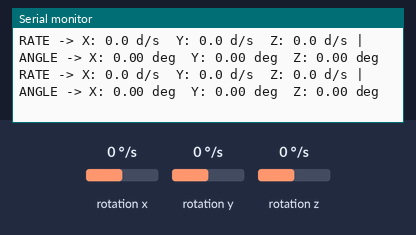
Bench run of a sketch on a simulated Arduino Uno, built with avr-gcc and run on an emulated ATmega328P. Parts: the last lines printed to the serial monitor. Wiring (inferred from the names in the program): MPU-6050 motion sensor at I2C address 0x68. The inputs (shaded band) are chosen by the test bench; at power-on: rotation x 0 °/s, rotation y 0 °/s, rotation z 0 °/s.

Above: at 3.7 s.
3.8 s: rotation x set to -192 °/s
At 3.89 s:
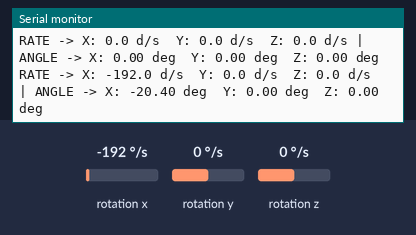
6.8 s: rotation y set to -192 °/s
At 6.96 s:
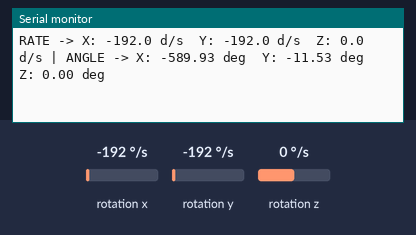
9.8 s: rotation z set to -192 °/s
At 9.93 s:
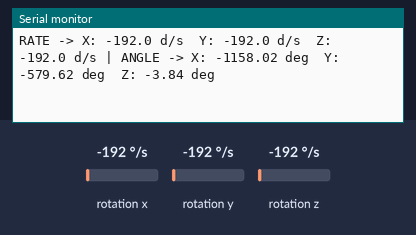
12.8 s: rotation x set to 0 °/s
At 12.85 s:
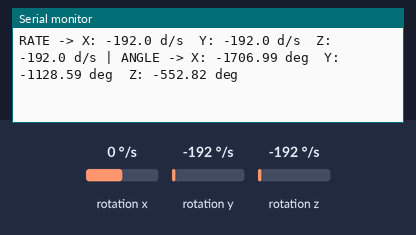
15.8 s: rotation y set to 0 °/s
At 15.84 s:
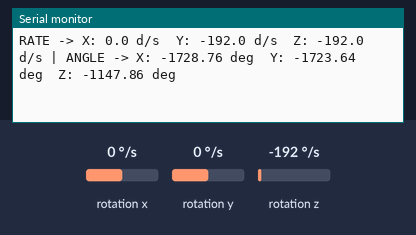
18.8 s: rotation z set to 0 °/s
At 18.87 s:
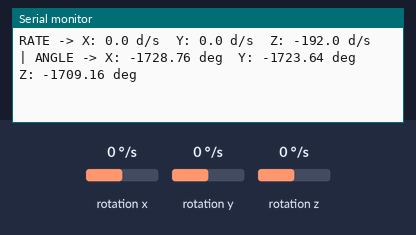
Timing chart, 0 to 21.8 s (numbered marks = the images above; inputs shaded):
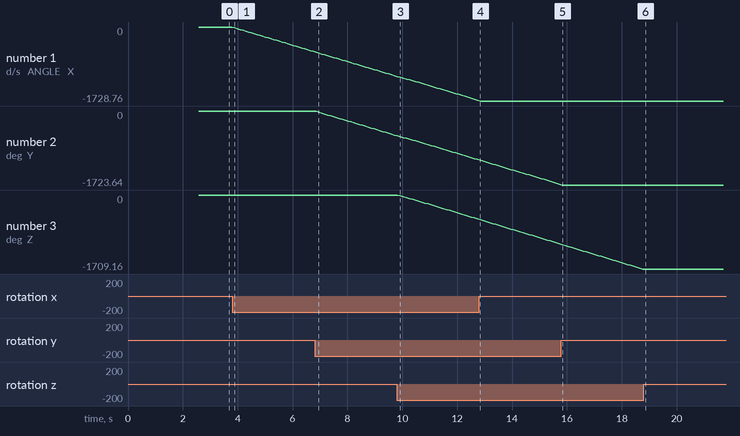

Measured:
- after the input at 3.8 s, the serial monitor: prints a new line after 0.09 s (image 1)
- after the input at 6.8 s, the serial monitor: prints a new line after 0.06 s (image 2)
- after the input at 9.8 s, the serial monitor: prints a new line at once (image 3)
- plotted number 1: 0 → -570.25 after the input at 3.8 s, -570.25 → -1137.65 after the input at 6.8 s, -1137.65 → -1706.99 after the input at 9.8 s
- plotted number 2: 0 → -559.25 after the input at 6.8 s, -559.25 → -1128.59 after the input at 9.8 s, -1128.59 → -1702.28 after the input at 12.8 s
- plotted number 3: 0 → -552.82 after the input at 9.8 s, -552.82 → -1126.5 after the input at 12.8 s, -1126.5 → -1709.16 after the input at 15.8 s

The sketch:

Day_74_MPU6050_Gyro.ino
```cpp
/*
 * 100 Projects with Arduino - Day 74
 * Project: MPU6050 Gyroscope Angles & Integration (Direct I2C Registers)
 *
 * DESCRIPTION:
 * This project interfaces the MPU6050 gyroscope to calculate raw angular velocities and
 * integrate them over time to compute relative orientation angles (Roll, Pitch, and Yaw).
 * To meet professional mechatronics design standards:
 * 1. Startup Calibration (Auto-Zeroing): Performs a 200-sample calibration cycle on boot to
 *    calculate static sensor offsets (bias) while the sensor is at rest. These offsets are
 *    subtracted from subsequent readings to minimize angular drift.
 * 2. Microsecond Integration: Tracks elapsed time ($dt$) using micros() to perform accurate
 *    trapezoidal numerical integration: $\theta_t = \theta_{t-1} + \omega \cdot dt$.
 * 3. Standard Scaling: Converts raw LSB values into physical angular rates (degrees per second,
 *    °/s) using the 131 LSB/°/s sensitivity factor corresponding to the ±250°/s configuration.
 * 4. High-frequency Sampling: Implements a non-blocking 100 Hz (10ms) loop to keep integration
 *    errors low and prevent aliasing of rapid rotational movements.
 *
 * GYROSCOPE PHYSICS & DRIFT:
 * A gyroscope measures angular velocity (rate of rotation). Integrating velocity calculates
 * the relative angle. However, due to temperature fluctuations, thermal noise, and ADC
 * inaccuracies, there is always a tiny, non-zero offset even at rest. During integration, this
 * constant offset accumulates linearly over time, causing the calculated angle to slowly drift away
 * from its true position (known as Gyroscope Drift).
 *
 * WIRING:
 * - MPU6050 Pin -> Arduino Uno Pin
 *   - VCC        -> 5V
 *   - GND        -> GND
 *   - SCL        -> Pin A5 (SCL)
 *   - SDA        -> Pin A4 (SDA)
 *   - AD0        -> GND
 */

#include <Wire.h>

// --- MPU6050 I2C ADDRESS & REGISTERS ---
const uint8_t MPU6050_ADDR = 0x68;
const uint8_t REG_GYRO_CONFIG = 0x1B;  // Gyroscope configuration register
const uint8_t REG_GYRO_XOUT_H = 0x43;  // Start of gyroscope registers (X high byte)
const uint8_t REG_PWR_MGMT_1 = 0x6B;

// --- GYROSCOPE SENSITIVITY ---
// Sensitivity factors for full-scale configuration ranges (datasheet):
// ±250°/s  -> 131 LSB / (°/s)
// ±500°/s  -> 65.5 LSB / (°/s)
// ±1000°/s -> 32.8 LSB / (°/s)
// ±2000°/s -> 16.4 LSB / (°/s)
const float GYRO_SCALE_FACTOR = 131.0f;  // Scale factor for ±250°/s range

// --- TIMING CONFIGURATION ---
unsigned long lastLoopTime = 0;              // Tracks the last iteration time in microseconds
unsigned long lastPrintTime = 0;             // Timer for Serial console updates
const unsigned long LOOP_PERIOD_US = 10000;  // 10,000 µs = 10ms (100 Hz loop)

// --- SYSTEM STATE & CALIBRATION ---
float gyroOffsetX = 0, gyroOffsetY = 0, gyroOffsetZ = 0;  // Calibration offset constants
float angleX = 0, angleY = 0, angleZ = 0;                 // Integrated rotation angles (degrees)

void setup() {
  Serial.begin(9600);
  Wire.begin();

  Serial.println(F("=================================================="));
  Serial.println(F("Day 74: MPU6050 Gyroscope Angles & Integration"));
  Serial.println(F("=================================================="));

  // Initialize MPU6050
  if (!initMPU6050()) {
    Serial.println(F("[ERROR] Failed to communicate with MPU6050!"));
    while (1);
  }
  Serial.println(F("[SYSTEM] MPU6050 detected. Starting calibration..."));

  // Perform calibration (sensor must remain perfectly still!)
  calibrateGyro();

  // Initialize loop timer
  lastLoopTime = micros();
}

void loop() {
  unsigned long currentMicros = micros();

  // Non-blocking 100 Hz execution loop
  if (currentMicros - lastLoopTime >= LOOP_PERIOD_US) {
    // Calculate elapsed time (dt) in seconds
    float dt = (currentMicros - lastLoopTime) / 1000000.0f;
    lastLoopTime = currentMicros;

    int16_t rawX, rawY, rawZ;
    if (readGyroRaw(rawX, rawY, rawZ)) {
      // Subtract calibration offset and convert raw LSB to °/s
      float gx = (rawX - gyroOffsetX) / GYRO_SCALE_FACTOR;
      float gy = (rawY - gyroOffsetY) / GYRO_SCALE_FACTOR;
      float gz = (rawZ - gyroOffsetZ) / GYRO_SCALE_FACTOR;

      // Integrate angular rate to obtain relative angles (trapezoidal Euler integration)
      angleX += gx * dt;
      angleY += gy * dt;
      angleZ += gz * dt;  // Yaw angle (note: will drift slowly without compass correction)

      // Print telemetry at a slower rate (10 Hz) to avoid console clogging
      unsigned long currentMillis = millis();
      if (currentMillis - lastPrintTime >= 100) {
        lastPrintTime = currentMillis;

        Serial.print(F("RATE -> X: "));
        Serial.print(gx, 1);
        Serial.print(F(" d/s\tY: "));
        Serial.print(gy, 1);
        Serial.print(F(" d/s\tZ: "));
        Serial.print(gz, 1);
        Serial.print(F(" d/s | ANGLE -> X: "));
        Serial.print(angleX, 2);
        Serial.print(F(" deg\tY: "));
        Serial.print(angleY, 2);
        Serial.print(F(" deg\tZ: "));
        Serial.print(angleZ, 2);
        Serial.println(F(" deg"));
      }
    }
  }
}

// =============================================================
//  LOW-LEVEL I2C & CALIBRATION FUNCTIONS
// =============================================================

bool writeRegister(uint8_t reg, uint8_t val) {
  Wire.beginTransmission(MPU6050_ADDR);
  Wire.write(reg);
  Wire.write(val);
  return (Wire.endTransmission() == 0);
}

bool initMPU6050() {
  Wire.beginTransmission(MPU6050_ADDR);
  Wire.write(0x75);  // WHO_AM_I
  if (Wire.endTransmission() != 0) return false;

  Wire.requestFrom(MPU6050_ADDR, (uint8_t)1);
  if (Wire.available()) {
    if (Wire.read() != 0x68) {
      // Allow proceeding if device ID differs slightly (clones)
    }
  }

  // Wake sensor
  if (!writeRegister(REG_PWR_MGMT_1, 0x00)) return false;
  delay(10);

  // Configure Gyroscope range to ±250°/s (write 0x00 to GYRO_CONFIG)
  // Bit 3 and Bit 4 set range: 00 = ±250°/s, 01 = ±500°/s, 10 = ±1000°/s, 11 = ±2000°/s
  if (!writeRegister(REG_GYRO_CONFIG, 0x00)) return false;

  return true;
}

/**
 * Calculates raw gyroscope offsets by taking 200 readings at rest.
 */
void calibrateGyro() {
  long sumX = 0, sumY = 0, sumZ = 0;
  const int samples = 200;

  Serial.println(F("[CALIBRATION] Calibrating gyroscope. Keep sensor perfectly still!"));

  for (int i = 0; i < samples; i++) {
    int16_t x, y, z;
    if (readGyroRaw(x, y, z)) {
      sumX += x;
      sumY += y;
      sumZ += z;
    } else {
      i--;  // Retry if read failed
    }
    delay(10);  // 10ms delay between calibration samples
  }

  gyroOffsetX = (float)sumX / samples;
  gyroOffsetY = (float)sumY / samples;
  gyroOffsetZ = (float)sumZ / samples;

  Serial.println(F("[CALIBRATION] Calibration complete. Offset values calculated:"));
  Serial.print(F("  X Offset: "));
  Serial.println(gyroOffsetX, 2);
  Serial.print(F("  Y Offset: "));
  Serial.println(gyroOffsetY, 2);
  Serial.print(F("  Z Offset: "));
  Serial.println(gyroOffsetZ, 2);
  Serial.println(F("--------------------------------------------------"));
}

/**
 * Reads 6 bytes from the gyroscope registers starting at 0x43.
 * Combines high and low bytes to assemble raw X, Y, and Z measurements.
 */
bool readGyroRaw(int16_t &x, int16_t &y, int16_t &z) {
  Wire.beginTransmission(MPU6050_ADDR);
  Wire.write(REG_GYRO_XOUT_H);  // Point to start register (0x43)
  if (Wire.endTransmission() != 0) return false;

  // Request 6 bytes of data (registers 0x43 to 0x48)
  // GYRO_XOUT_H (0x43), GYRO_XOUT_L (0x44),
  // GYRO_YOUT_H (0x45), GYRO_YOUT_L (0x46),
  // GYRO_ZOUT_H (0x47), GYRO_ZOUT_L (0x48)
  Wire.requestFrom(MPU6050_ADDR, (uint8_t)6);

  if (Wire.available() >= 6) {
    x = (Wire.read() << 8) | Wire.read();
    y = (Wire.read() << 8) | Wire.read();
    z = (Wire.read() << 8) | Wire.read();
    return true;
  }

  return false;
}
```
